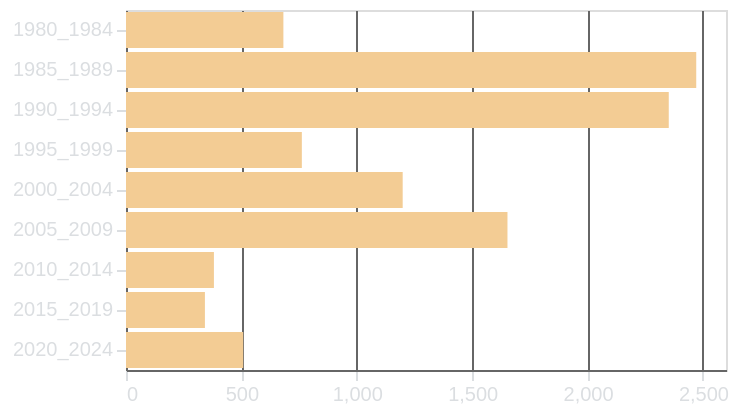

Write the Vega-Lite specification saved for this chart.
### Vega-Lite specification from a JSON file in a GitHub repository (floating-point values rounded to 4 significant figures; data arrays with more than 128 entries replaced by an {"elided": "..."} marker saying what was removed)
{"config": {"background": "transparent", "title": {"color": "#DBDEE1", "fontSize": 16}, "axis": {"domainColor": "#666666", "gridColor": "#666666", "tickColor": "#DBDEE1", "titleColor": "#DBDEE1", "labelColor": "#DBDEE1"}, "legend": {"labelColor": "#DBDEE1", "titleColor": "#DBDEE1"}}, "data": {"name": "data-fdeac2dd69b24c6d8addf249b5618e30"}, "mark": {"type": "bar", "tooltip": true}, "encoding": {"color": {"value": "#F3CC94"}, "x": {"aggregate": "count", "axis": {"ticks": true, "title": null}, "type": "quantitative"}, "y": {"axis": {"ticks": true, "title": null}, "field": "lustrum", "type": "ordinal"}}, "height": "container", "params": [{"name": "param_2", "select": {"type": "interval", "encodings": []}, "bind": "scales"}], "width": "container", "$schema": "https://vega.github.io/schema/vega-lite/v5.17.0.json", "datasets": {"data-fdeac2dd69b24c6d8addf249b5618e30": {"elided": "10350 records"}}}
